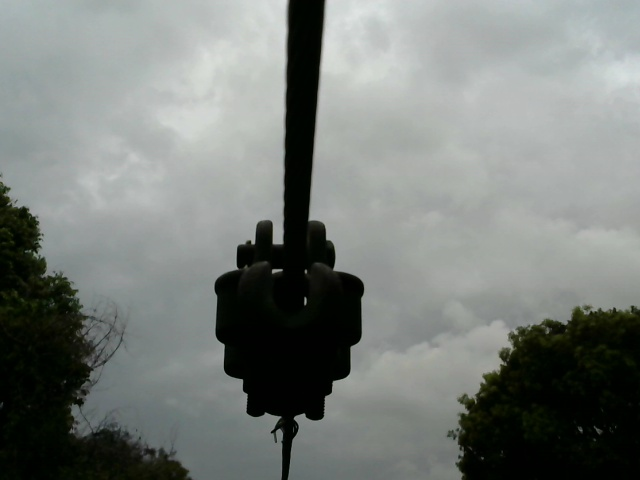
#> input picture Tho/Working_code/Clamp_working/Clamp/clamp_40_1.jpg, 640 x 480 px
$ python clamp_report.py
#> lines starting #> are read from the running program, lines starting #| are printed output that depends on the picture; after the words box and inside, x2 and y2 are one past the last pixel; in counts of white or black regions, pixels touching at a corner belong together; long printed decimals are rounded
### Tho/Main_lib/distance_calc_lib.py
import cv2
import numpy as np
import imutils
import math
from scipy.signal import butter, filtfilt


class DistanceMultiClasses:
    def __init__(self, focal_length):
        self.focal_length = focal_length
        self.damper = CircleDistance(0, 50000, 1, 30, 867.7887424687945, -0.18242145320198588, 764)
        self.ball = CircleDistance(0, 50000, 1, 50, 7269.07267232745*2, -7.5821004063644395, 764)
        self.clamp = EdgeDistance(0, 500, 7160.170584232902, -7.36958918477265, 764)

    def calculate(self, img, top_left, bot_right, extended_ratio, object_name, mode):
        if object_name is "damper":
            return self.damper.low_pass_calc(img, top_left, bot_right, extended_ratio, mode)
        elif object_name is "ball":
            return self.ball.low_pass_calc(img, top_left, bot_right, extended_ratio, mode)
        elif object_name is "clamp":
            return self.clamp.edge_based_calculate(img, top_left, bot_right, extended_ratio, mode)


class CircleDistance:
    def __init__(self, low_canny, high_canny, step_size, hough_param, slope, intercept, focal_length):
        self.NO_ERROR = 0
        self.INVALID_INPUT_ERROR = 1
        self.NON_CIRCLE_ERROR = 2   # Circle undetectable
        self.MULTIPLE_CIRCLES_ERROR = 3
        self.low_canny = low_canny
        self.high_canny = high_canny
        self.step_size = step_size
        self.slope = slope  # Slope of linear regression distance estimate function
        self.intercept = intercept  # Intercept of linear regression distance estimate function
        self.hough_param = hough_param  # This value should varies between 20-70 (30 is best for some cases)
        self.focal_length = focal_length
        self.first_detect = 1
        self.redetect = 1
        self.last_canny_param = 450
        self.distance_array = np.zeros(16)
        self.distance_filtered = 0
        self.normal_cutoff = 1/6
        self.order = 4
        [self.b, self.a] = butter(self.order, self.normal_cutoff, btype='low', analog=False, output='ba')

    # [90 lines left out: functions calculate, low_pass_calc, not called in this run]


class EdgeDistance:
    def __init__(self, low_canny, high_canny, slope, intercept, focal_length):
#> further down, img is the input picture: shape (480, 640, 3); mean B, G, R 122, 125.4, 120.5
        self.low_canny = low_canny
        self.high_canny = high_canny
        self.slope = slope
        self.intercept = intercept
        self.focal_length = focal_length

    def edge_based_calculate(self, img, top_left, bot_right, extended_ratio, mode):
#> called with top_left = (100, 50), bot_right = (400, 400), extended_ratio = 0, mode = 1
        try:
            img_out = img.copy()
        except Exception:
            return [-1, np.zeros([500, 500]), 1]
        width_box = bot_right[1] - top_left[1]
        height_box = bot_right[0] - top_left[0]
        # Check for invalid input
        if width_box <= 0 or height_box <= 0 \
                or max(bot_right[0], top_left[0]) > img.shape[0] or max(bot_right[1], top_left[1]) > img.shape[1]:
            return [-1, img_out, 1]
        cv2.rectangle(img_out, tuple(top_left), tuple(bot_right), color=(255, 0, 0), thickness=2)
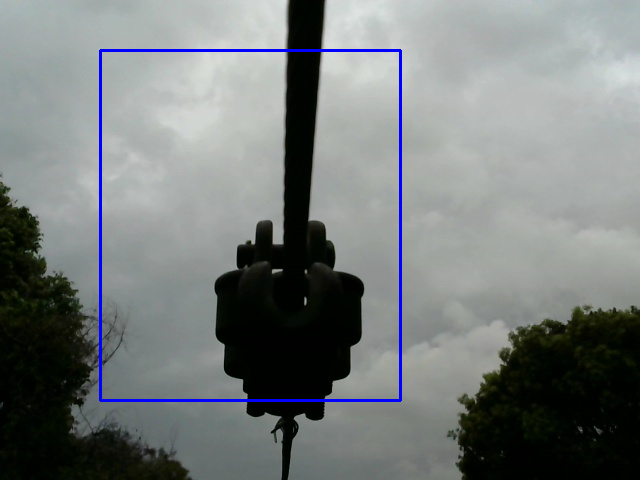
#> img_out: shape (480, 640, 3); 1.27% of pixels changed, all inside (x1, y1, x2, y2) = (99, 49, 402, 402)
        if mode == 0:
            distance = calculate_distance_linear(self.slope, self.intercept, width_box)
            return [distance, img_out, 0]
        elif mode != 1:
            print("Wrong mode selected")
            return [-1, img_out, 1]
        else:
            pass
        kernel = np.ones((5, 5), np.uint8)  # Init kernel for erosion operation
        width_box = bot_right[1] - top_left[1]  # Calculate width of bounding box
        height_box = bot_right[0] - top_left[0]  # Calculate height of bounding box
        if width_box == 0 or height_box == 0:
            return [-1, img_out, 1]
        # Calculate x axis extended
        x_axis_extended = [max(0, int(top_left[1] - extended_ratio * width_box)),
                           min(img.shape[0], int(bot_right[1] + extended_ratio * width_box))]
#> x_axis_extended = [50, 400]
        # Calculate y axis extended
        y_axis_extended = [max(0, int(top_left[0] - extended_ratio * height_box)),
                           min(img.shape[1], int(bot_right[0] + extended_ratio * height_box))]
#> y_axis_extended = [100, 400]
        # Crop image
        crop_img = img[x_axis_extended[0]: x_axis_extended[1], y_axis_extended[0]:y_axis_extended[1]]
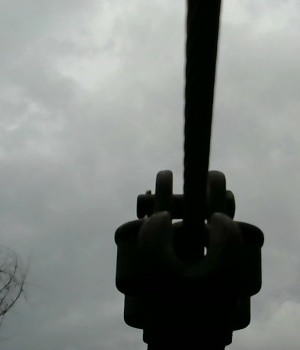
#> crop_img: shape (350, 300, 3); mean B, G, R 125.3, 128.2, 123.7
        erode = cv2.erode(crop_img, kernel, iterations=1)  # Perform erosion operation on input image
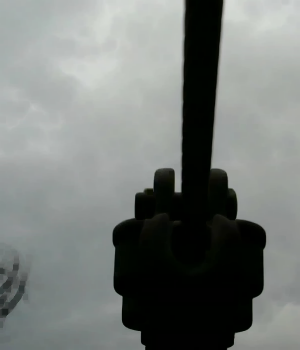
#> erode: shape (350, 300, 3); mean B, G, R 120.2, 123, 118.5
        dilate = cv2.dilate(erode.copy(), kernel, iterations=1)
        edges = cv2.Canny(dilate, self.low_canny, self.high_canny)
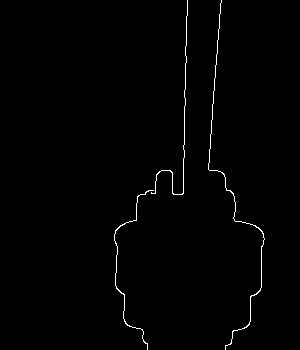
#> edges: shape (350, 300); 0.88% white in thin lines or dots, all inside (x1, y1, x2, y2) = (114, 0, 265, 350)
        contours = cv2.findContours(edges.copy(), cv2.RETR_TREE, cv2.CHAIN_APPROX_SIMPLE)  # Find contours of the image
#> contours = 3 contours, 1 with area under 20; largest, box (x1, y1, x2, y2) and area: (208, 0, 265, 350) 30, (114, 190, 154, 350) 28
        contours = imutils.grab_contours(contours)  # Grabs the appropriate tuple value
        c = sorted(contours, key=cv2.contourArea)  # Sort contours based on contour area
#> c has the same summary as contours
        ext_left, ext_right, ext_top, ext_bot = 1e5, -1e5, 1e5, -1e5  # Initialize external boundary on contours
        # Find external boundary of contours
        if len(c) > 0:
            for cc in c:
                ext_left = min(cc[:, :, 0].min(), ext_left)
                ext_right = max(cc[:, :, 0].max(), ext_right)
                ext_top = min(cc[:, :, 1].min(), ext_top)
                ext_bot = max(cc[:, :, 1].max(), ext_bot)
#> this loop made 3 passes
#> (ext_left, ext_right, ext_bot) on passes 1 to 3: (151, 187, 194), (114, 187, 349), (114, 264, 349)
            try:
                if ext_right - ext_left == 0:
                    return [-1, img, 1]
                # distance = calculate_distance(object_width, focal_length, ext_right - ext_left)  # Calculate distance
                distance = calculate_distance_linear(self.slope, self.intercept, ext_right - ext_left)
#> distance = 40.36
                # Draw contour for further troubleshooting
                # img_1 = cv2.drawContours(crop_img.copy(), contours, -1, (0, 0, 255), 3)
                for contour in contours:
                    contour[:, :, 0] += y_axis_extended[0]
                    contour[:, :, 1] += x_axis_extended[0]
#> this loop made 3 passes
                img_out = cv2.drawContours(img_out, contours, -1, (0, 0, 255), 3)
                # Draw rectangle used for distance estimation
                # img_out = img_1.copy()
                cv2.rectangle(img_out, (ext_left+y_axis_extended[0], ext_top+x_axis_extended[0]),
                              (ext_right+y_axis_extended[0],
                               ext_bot+x_axis_extended[0]), (0, 255, 0), 3)
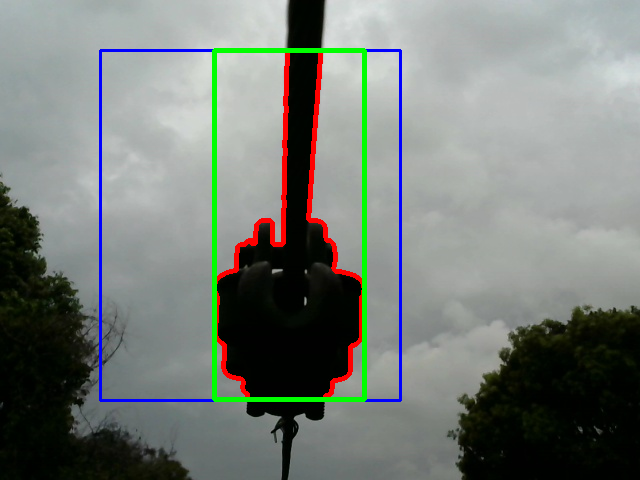
#> img_out: shape (480, 640, 3); mean B, G, R 119.6, 124.6, 118.9
                error = 0
            except Exception:
                error = 1
                distance = -1
        else:
            distance = calculate_distance_linear(self.slope, self.intercept, width_box)
            return [distance, img_out, 1]
        return [distance, img_out, error]


def calculate_distance_linear(slope, intercept, width_pixel):
    return slope * 1/width_pixel + intercept


# [13 lines left out: function rightmost_canny_param_search, not called in this run]


"Old references start"


# [45 lines left out: function edge_based_calc_old, not called in this run]


def calculate_distance_old(object_width, focal_length, width_pixel):
    distance = int((10 * (focal_length * object_width) / width_pixel) + 0.5)
    return distance

### Tho/Working_code/Clamp_working/clamp_report.py
import cv2
from Tho.Main_lib.distance_calc_lib import DistanceMultiClasses


def nothing():
    pass


distance_calc = DistanceMultiClasses(764)
img = cv2.imread("Clamp/clamp_40_1.jpg")
cv2.namedWindow("Result")
cv2.createTrackbar("Canny_1", "Result", 391, 1000, nothing)
cv2.createTrackbar("Canny_2", "Result", 664, 2000, nothing)
while True:
    Canny_1 = cv2.getTrackbarPos("Canny_1", "Result")
    Canny_2 = cv2.getTrackbarPos("Canny_2", "Result")
    distance, img_out, _ = distance_calc.calculate(img, (100, 50), (400, 400), 0, "clamp", 1)
#> distance = 40.36
    cv2.imshow("Result", img_out)
    print(distance)
#| 40.365
    k = cv2.waitKey(100)
#> (key Esc is pressed here)
    if k == 27:
        break

$ run again, with Tho/Working_code/Clamp_working/Clamp/clamp_100_2.jpg copied over Tho/Working_code/Clamp_working/Clamp/clamp_40_1.jpg
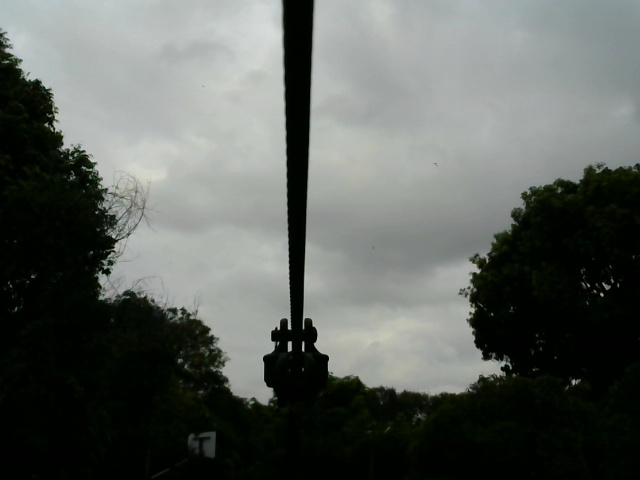
#> input picture Tho/Working_code/Clamp_working/Clamp/clamp_100_2.jpg, 640 x 480 px
#> img is the input picture: shape (480, 640, 3); mean B, G, R 93.3, 97.4, 93
#> in edge_based_calculate, `edges = cv2.Canny(dilate, self.low_canny, self.high_canny)`:
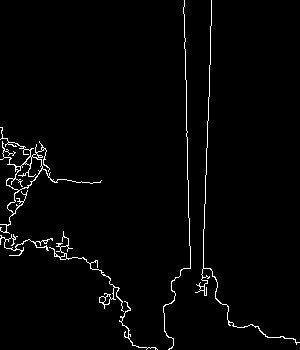
#> edges: shape (350, 300); 2.1% white in thin lines or dots
#> contours = 20 contours, 10 with area under 20; largest, box (x1, y1, x2, y2) and area: (0, 127, 102, 234) 775, (6, 156, 43, 191) 578, (49, 231, 124, 312) 148, (195, 0, 300, 345) 60, (0, 234, 53, 256) 51
#> c has the same summary as contours
#> the loop in edge_based_calculate, `for cc in c:` made 20 passes
#> (ext_left, ext_right, ext_top, ext_bot) on passes 3 to 10: (13, 56, 162, 256), (13, 56, 147, 256), (13, 56, 147, 256), (13, 56, 147, 256), (13, 56, 147, 256), (13, 204, 147, 290), (13, 204, 147, 290), (13, 204, 0, 349)
#> in edge_based_calculate, `distance = calculate_distance_linear(self.slope, self.intercept, ext_r..`: distance = 16.58
#> the loop in edge_based_calculate, `for contour in contours:` made 20 passes
#> in edge_based_calculate, `cv2.rectangle(img_out, (ext_left+y_axis_extended[0], ext_top+x_axis_ex..`:
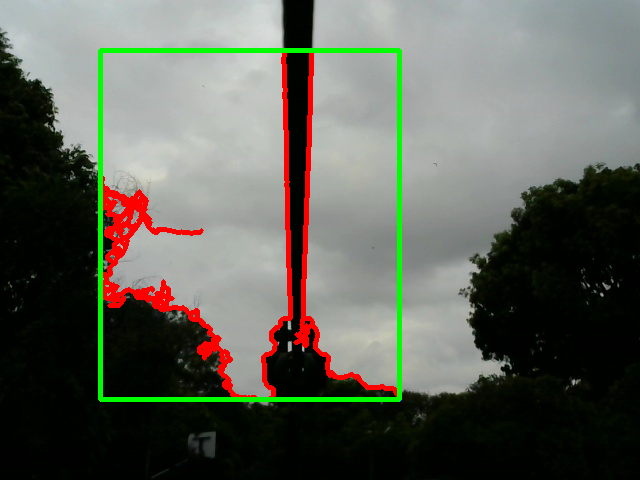
#> img_out: shape (480, 640, 3); mean B, G, R 88.3, 97.5, 95.2
#| 16.577

$ run again, with Tho/Working_code/Clamp_working/Clamp/clamp_20_1.jpg copied over Tho/Working_code/Clamp_working/Clamp/clamp_40_1.jpg
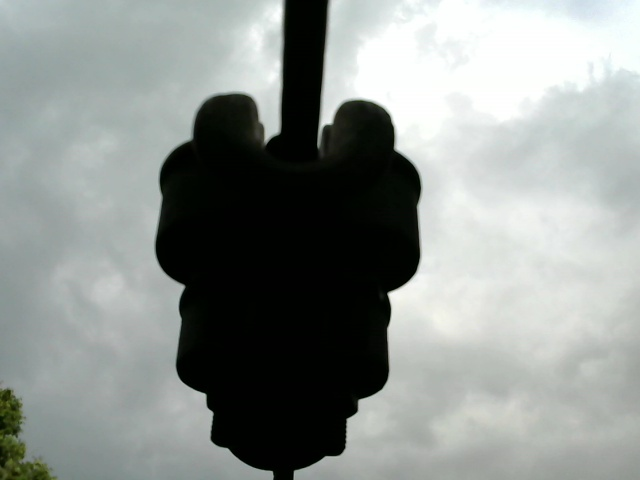
#> input picture Tho/Working_code/Clamp_working/Clamp/clamp_20_1.jpg, 640 x 480 px
#> img is the input picture: shape (480, 640, 3); mean B, G, R 143.4, 146.5, 140.9
#> in edge_based_calculate, `edges = cv2.Canny(dilate, self.low_canny, self.high_canny)`:
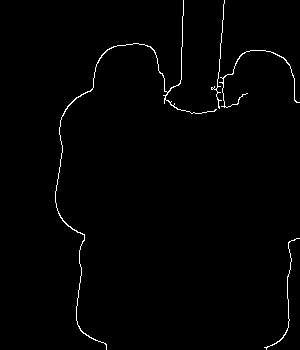
#> edges: shape (350, 300); 1.1% white in thin lines or dots, all inside (x1, y1, x2, y2) = (55, 0, 300, 350)
#> contours = 5 contours, 3 with area under 20; largest, box (x1, y1, x2, y2) and area: (55, 0, 217, 350) 104, (219, 50, 300, 108) 37
#> c has the same summary as contours
#> the loop in edge_based_calculate, `for cc in c:` made 5 passes
#> (ext_left, ext_right, ext_top, ext_bot) on passes 2 to 5: (211, 224, 0, 108), (211, 299, 0, 349), (211, 299, 0, 349), (55, 299, 0, 349)
#> in edge_based_calculate, `distance = calculate_distance_linear(self.slope, self.intercept, ext_r..`: distance = 21.98
#> the loop in edge_based_calculate, `for contour in contours:` made 5 passes
#> in edge_based_calculate, `cv2.rectangle(img_out, (ext_left+y_axis_extended[0], ext_top+x_axis_ex..`:
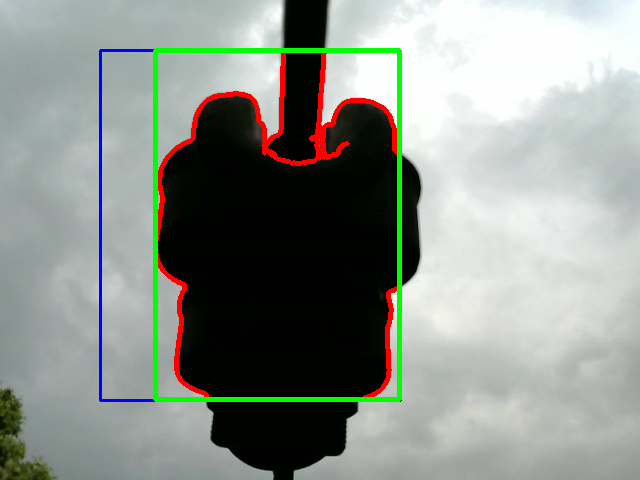
#> img_out: shape (480, 640, 3); mean B, G, R 139.9, 146.5, 140.3
#| 21.975
